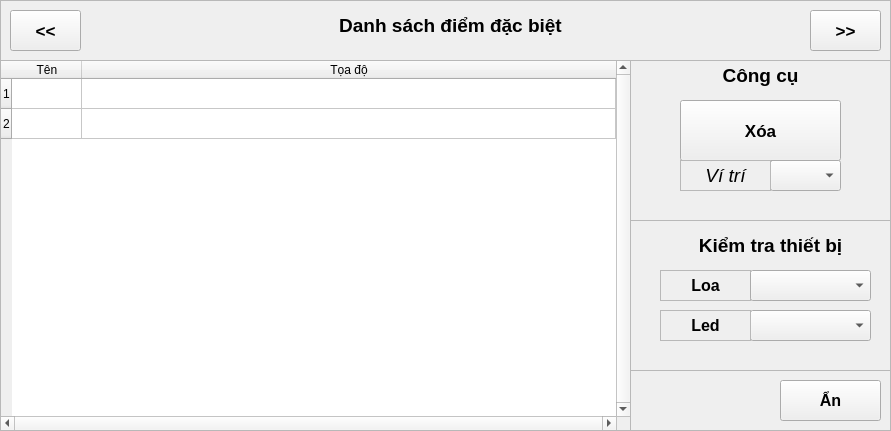
    <widget class="QFrame" name="fr_SpecialPoint">
     <property name="geometry">
      <rect>
       <x>0</x>
       <y>0</y>
       <width>891</width>
       <height>431</height>
      </rect>
     </property>
     <property name="autoFillBackground">
      <bool>true</bool>
     </property>
     <property name="frameShape">
      <enum>QFrame::StyledPanel</enum>
     </property>
     <property name="frameShadow">
      <enum>QFrame::Raised</enum>
     </property>
     <widget class="QLabel" name="lb_SpecialPoint">
      <property name="enabled">
       <bool>true</bool>
      </property>
      <property name="geometry">
       <rect>
        <x>330</x>
        <y>10</y>
        <width>241</width>
        <height>31</height>
       </rect>
      </property>
      <property name="font">
       <font>
        <pointsize>14</pointsize>
        <weight>75</weight>
        <bold>true</bold>
       </font>
      </property>
      <property name="autoFillBackground">
       <bool>false</bool>
      </property>
      <property name="frameShape">
       <enum>QFrame::NoFrame</enum>
      </property>
      <property name="lineWidth">
       <number>1</number>
      </property>
      <property name="midLineWidth">
       <number>0</number>
      </property>
      <property name="text">
       <string>Danh sách điểm đặc biệt</string>
      </property>
      <property name="scaledContents">
       <bool>false</bool>
      </property>
      <property name="alignment">
       <set>Qt::AlignCenter</set>
      </property>
      <property name="wordWrap">
       <bool>false</bool>
      </property>
      <property name="openExternalLinks">
       <bool>false</bool>
      </property>
     </widget>
     <widget class="QPushButton" name="bt_page_reflectorCheck2">
      <property name="geometry">
       <rect>
        <x>10</x>
        <y>10</y>
        <width>71</width>
        <height>41</height>
       </rect>
      </property>
      <property name="font">
       <font>
        <pointsize>13</pointsize>
        <weight>75</weight>
        <bold>true</bold>
       </font>
      </property>
      <property name="text">
       <string>&lt;&lt;</string>
      </property>
     </widget>
     <widget class="QPushButton" name="bt_page_getPoint2">
      <property name="geometry">
       <rect>
        <x>810</x>
        <y>10</y>
        <width>71</width>
        <height>41</height>
       </rect>
      </property>
      <property name="font">
       <font>
        <pointsize>13</pointsize>
        <weight>75</weight>
        <bold>true</bold>
       </font>
      </property>
      <property name="text">
       <string>&gt;&gt;</string>
      </property>
     </widget>
     <widget class="QFrame" name="fr_SpecialPoint_tool">
      <property name="geometry">
       <rect>
        <x>630</x>
        <y>60</y>
        <width>261</width>
        <height>371</height>
       </rect>
      </property>
      <property name="frameShape">
       <enum>QFrame::StyledPanel</enum>
      </property>
      <property name="frameShadow">
       <enum>QFrame::Raised</enum>
      </property>
      <widget class="QFrame" name="frame_2">
       <property name="geometry">
        <rect>
         <x>0</x>
         <y>160</y>
         <width>261</width>
         <height>151</height>
        </rect>
       </property>
       <property name="frameShape">
        <enum>QFrame::StyledPanel</enum>
       </property>
       <property name="frameShadow">
        <enum>QFrame::Raised</enum>
       </property>
       <widget class="QComboBox" name="cb_listLed">
        <property name="geometry">
         <rect>
          <x>120</x>
          <y>90</y>
          <width>121</width>
          <height>31</height>
         </rect>
        </property>
        <property name="font">
         <font>
          <pointsize>12</pointsize>
         </font>
        </property>
        <property name="editable">
         <bool>false</bool>
        </property>
       </widget>
       <widget class="QLabel" name="lb_light">
        <property name="enabled">
         <bool>true</bool>
        </property>
        <property name="geometry">
         <rect>
          <x>30</x>
          <y>90</y>
          <width>91</width>
          <height>31</height>
         </rect>
        </property>
        <property name="font">
         <font>
          <pointsize>12</pointsize>
          <weight>75</weight>
          <bold>true</bold>
         </font>
        </property>
        <property name="autoFillBackground">
         <bool>false</bool>
        </property>
        <property name="frameShape">
         <enum>QFrame::StyledPanel</enum>
        </property>
        <property name="lineWidth">
         <number>1</number>
        </property>
        <property name="midLineWidth">
         <number>0</number>
        </property>
        <property name="text">
         <string>Led</string>
        </property>
        <property name="scaledContents">
         <bool>false</bool>
        </property>
        <property name="alignment">
         <set>Qt::AlignCenter</set>
        </property>
        <property name="wordWrap">
         <bool>false</bool>
        </property>
        <property name="openExternalLinks">
         <bool>false</bool>
        </property>
       </widget>
       <widget class="QLabel" name="lb_speakerSound">
        <property name="enabled">
         <bool>true</bool>
        </property>
        <property name="geometry">
         <rect>
          <x>30</x>
          <y>50</y>
          <width>91</width>
          <height>31</height>
         </rect>
        </property>
        <property name="font">
         <font>
          <pointsize>12</pointsize>
          <weight>75</weight>
          <bold>true</bold>
         </font>
        </property>
        <property name="autoFillBackground">
         <bool>false</bool>
        </property>
        <property name="frameShape">
         <enum>QFrame::StyledPanel</enum>
        </property>
        <property name="lineWidth">
         <number>1</number>
        </property>
        <property name="midLineWidth">
         <number>0</number>
        </property>
        <property name="text">
         <string>Loa</string>
        </property>
        <property name="scaledContents">
         <bool>false</bool>
        </property>
        <property name="alignment">
         <set>Qt::AlignCenter</set>
        </property>
        <property name="wordWrap">
         <bool>false</bool>
        </property>
        <property name="openExternalLinks">
         <bool>false</bool>
        </property>
       </widget>
       <widget class="QLabel" name="lb_checkDevice">
        <property name="enabled">
         <bool>true</bool>
        </property>
        <property name="geometry">
         <rect>
          <x>40</x>
          <y>10</y>
          <width>201</width>
          <height>31</height>
         </rect>
        </property>
        <property name="font">
         <font>
          <pointsize>14</pointsize>
          <weight>75</weight>
          <bold>true</bold>
         </font>
        </property>
        <property name="autoFillBackground">
         <bool>false</bool>
        </property>
        <property name="frameShape">
         <enum>QFrame::NoFrame</enum>
        </property>
        <property name="lineWidth">
         <number>1</number>
        </property>
        <property name="midLineWidth">
         <number>0</number>
        </property>
        <property name="text">
         <string>Kiểm tra thiết bị</string>
        </property>
        <property name="scaledContents">
         <bool>false</bool>
        </property>
        <property name="alignment">
         <set>Qt::AlignCenter</set>
        </property>
        <property name="wordWrap">
         <bool>false</bool>
        </property>
        <property name="openExternalLinks">
         <bool>false</bool>
        </property>
       </widget>
       <widget class="QComboBox" name="cb_listSpeak">
        <property name="geometry">
         <rect>
          <x>120</x>
          <y>50</y>
          <width>121</width>
          <height>31</height>
         </rect>
        </property>
        <property name="font">
         <font>
          <pointsize>12</pointsize>
         </font>
        </property>
        <property name="editable">
         <bool>false</bool>
        </property>
       </widget>
      </widget>
      <widget class="QFrame" name="frame_3">
       <property name="geometry">
        <rect>
         <x>0</x>
         <y>0</y>
         <width>261</width>
         <height>161</height>
        </rect>
       </property>
       <property name="frameShape">
        <enum>QFrame::StyledPanel</enum>
       </property>
       <property name="frameShadow">
        <enum>QFrame::Raised</enum>
       </property>
       <widget class="QComboBox" name="cb_listSpecialPoint">
        <property name="geometry">
         <rect>
          <x>140</x>
          <y>100</y>
          <width>71</width>
          <height>31</height>
         </rect>
        </property>
        <property name="font">
         <font>
          <pointsize>20</pointsize>
         </font>
        </property>
        <property name="editable">
         <bool>false</bool>
        </property>
       </widget>
       <widget class="QPushButton" name="bt_DeleteSpecialPoint">
        <property name="geometry">
         <rect>
          <x>50</x>
          <y>40</y>
          <width>161</width>
          <height>61</height>
         </rect>
        </property>
        <property name="font">
         <font>
          <pointsize>13</pointsize>
          <weight>75</weight>
          <bold>true</bold>
         </font>
        </property>
        <property name="text">
         <string>Xóa</string>
        </property>
       </widget>
       <widget class="QLabel" name="lb_setPose2">
        <property name="geometry">
         <rect>
          <x>50</x>
          <y>100</y>
          <width>91</width>
          <height>31</height>
         </rect>
        </property>
        <property name="font">
         <font>
          <pointsize>14</pointsize>
          <weight>50</weight>
          <italic>true</italic>
          <bold>false</bold>
         </font>
        </property>
        <property name="autoFillBackground">
         <bool>false</bool>
        </property>
        <property name="frameShape">
         <enum>QFrame::StyledPanel</enum>
        </property>
        <property name="lineWidth">
         <number>1</number>
        </property>
        <property name="midLineWidth">
         <number>0</number>
        </property>
        <property name="text">
         <string>Ví trí</string>
        </property>
        <property name="scaledContents">
         <bool>false</bool>
        </property>
        <property name="alignment">
         <set>Qt::AlignCenter</set>
        </property>
        <property name="wordWrap">
         <bool>false</bool>
        </property>
        <property name="openExternalLinks">
         <bool>false</bool>
        </property>
       </widget>
       <widget class="QLabel" name="lb_sp_delete">
        <property name="enabled">
         <bool>true</bool>
        </property>
        <property name="geometry">
         <rect>
          <x>30</x>
          <y>0</y>
          <width>201</width>
          <height>31</height>
         </rect>
        </property>
        <property name="font">
         <font>
          <pointsize>14</pointsize>
          <weight>75</weight>
          <bold>true</bold>
         </font>
        </property>
        <property name="autoFillBackground">
         <bool>false</bool>
        </property>
        <property name="frameShape">
         <enum>QFrame::NoFrame</enum>
        </property>
        <property name="lineWidth">
         <number>1</number>
        </property>
        <property name="midLineWidth">
         <number>0</number>
        </property>
        <property name="text">
         <string>Công cụ</string>
        </property>
        <property name="scaledContents">
         <bool>false</bool>
        </property>
        <property name="alignment">
         <set>Qt::AlignCenter</set>
        </property>
        <property name="wordWrap">
         <bool>false</bool>
        </property>
        <property name="openExternalLinks">
         <bool>false</bool>
        </property>
       </widget>
      </widget>
      <widget class="QPushButton" name="bt_hideSetting3">
       <property name="geometry">
        <rect>
         <x>150</x>
         <y>320</y>
         <width>101</width>
         <height>41</height>
        </rect>
       </property>
       <property name="font">
        <font>
         <pointsize>12</pointsize>
         <weight>75</weight>
         <bold>true</bold>
        </font>
       </property>
       <property name="text">
        <string>Ẩn</string>
       </property>
      </widget>
     </widget>
     <widget class="QTableWidget" name="tb_SpecialPoint">
      <property name="geometry">
       <rect>
        <x>0</x>
        <y>60</y>
        <width>631</width>
        <height>371</height>
       </rect>
      </property>
      <property name="sizePolicy">
       <sizepolicy hsizetype="Expanding" vsizetype="Expanding">
        <horstretch>0</horstretch>
        <verstretch>0</verstretch>
       </sizepolicy>
      </property>
      <property name="verticalScrollBarPolicy">
       <enum>Qt::ScrollBarAlwaysOn</enum>
      </property>
      <property name="horizontalScrollBarPolicy">
       <enum>Qt::ScrollBarAlwaysOn</enum>
      </property>
      <property name="showGrid">
       <bool>true</bool>
      </property>
      <property name="gridStyle">
       <enum>Qt::SolidLine</enum>
      </property>
      <property name="sortingEnabled">
       <bool>false</bool>
      </property>
      <property name="wordWrap">
       <bool>true</bool>
      </property>
      <property name="cornerButtonEnabled">
       <bool>true</bool>
      </property>
      <property name="rowCount">
       <number>2</number>
      </property>
      <property name="columnCount">
       <number>2</number>
      </property>
      <attribute name="horizontalHeaderDefaultSectionSize">
       <number>70</number>
      </attribute>
      <attribute name="horizontalHeaderStretchLastSection">
       <bool>true</bool>
      </attribute>
      <row/>
      <row/>
      <column>
       <property name="text">
        <string>Tên</string>
       </property>
      </column>
      <column>
       <property name="text">
        <string>Tọa độ</string>
       </property>
      </column>
      <item row="0" column="0">
       <property name="text">
        <string/>
       </property>
       <property name="textAlignment">
        <set>AlignCenter</set>
       </property>
      </item>
      <item row="0" column="1">
       <property name="textAlignment">
        <set>AlignCenter</set>
       </property>
      </item>
      <item row="1" column="0">
       <property name="textAlignment">
        <set>AlignCenter</set>
       </property>
      </item>
      <item row="1" column="1">
       <property name="textAlignment">
        <set>AlignCenter</set>
       </property>
      </item>
     </widget>
    </widget>
